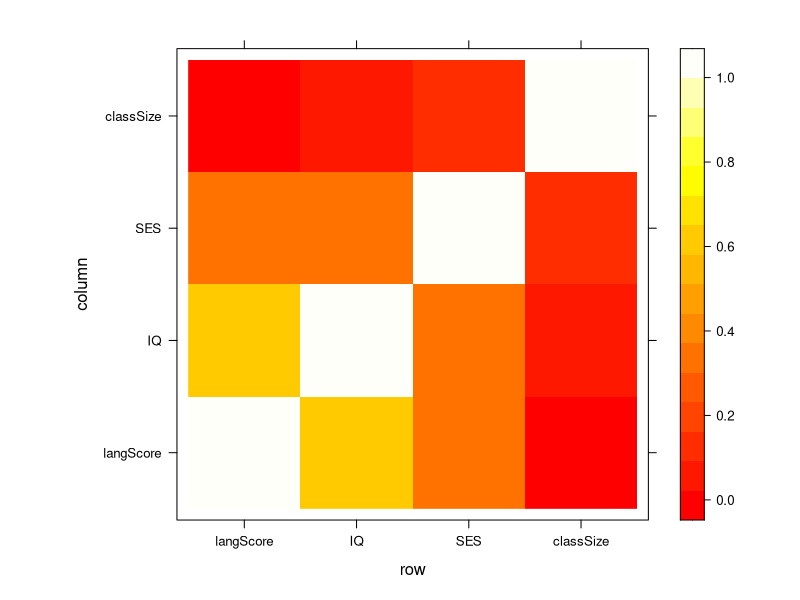

Write the R code that produced this figure. (Note: this script raises an error after producing the figure.)
## ---- chunk 1
library(MASS)
data(nlschools)
data(n) # use tab-complete to see details
df = data.frame(nlschools)
str(df)
# is everything factored correctly?
## ---- chunk 2
df_corr = data.frame(cbind(df$lang, df$IQ, df$SES, df$GS))
colnames(df_corr) = c("langScore", "IQ", "SES", "classSize")
z <- cor(df_corr)

require(lattice)
levelplot(z, panel = panel.levelplot.raster, par.settings = list(regions = list(col = heat.colors(100))))
## ---- chunk 3
library(lme4)
rs0 = lm(lang ~ scale(IQ, scale=FALSE), data = df)
summary(rs0)
rs1 = lmer(lang ~ scale(IQ, scale=FALSE) + (1|class), data = df)
summary(rs1)
rs2 = lmer(lang ~ scale(IQ, scale=FALSE) + (1 + IQ |class), data = df)

# test models..
anova(rs0, rs1)
anova(rs1, rs2)

# or manually!
dev1 = -2*as.numeric(logLik(rs0))
dev2 = -2*as.numeric(logLik(rs1))

# get chisq p-stat (since diff in deviance has chi-sq distribution)
diff = dev1-dev2; diff
4 - length(rs0$coefficients)
pchisq(diff, df=2, lower.tail=FALSE)

summary(rs2)
coef(rs2)
## ---- chunk 4
rs3 = lmer(lang ~ scale(IQ, scale=FALSE) + scale(SES, scale=FALSE) + (1 |class), data = df)
summary(rs3)
## ---- chunk 5
with(df, coplot(lang ~ scale(IQ, scale = FALSE) | scale(SES, scale = FALSE), number = 3, rows = 1, overlap=0))

with(df, coplot(lang ~ scale(SES, scale = FALSE) | scale(IQ, scale = FALSE), number = 3, rows = 1, overlap=0))


rs3_inter = lmer(lang ~ scale(IQ) * scale(SES) + (1 |class), data = df)
summary(rs3_inter)

# Look into this interaction some more!
# Simple slope at scale(SES) + 1SD
rs3_hiSES = lmer(lang ~ scale(IQ) * I(scale(SES) - 1) + (1 |class), data = df)
summary(rs3_hiSES)

rs3_loSES = lmer(lang ~ scale(IQ) * I(scale(SES) + 1) + (1 |class), data = df)
summary(rs3_loSES)

ggplot(df, 
       aes(x=scale(IQ), 
           y=SES)) +  # Adding color
  geom_point(shape=1) +  
  theme_bw() + 
  # effect of IQ @mean SES
  geom_abline(aes(intercept=40.7814, slope=4.6214), colour='black') +
  # effect of IQ on  @+1SD SES
  geom_abline(aes(intercept=42.6243, slope=4.2792), colour='green') +
  # effect of IQ on  @-1SD SES
  geom_abline(aes(intercept=38.9386, slope=4.9637), colour='red')+
  ggtitle('Interaction between SES and IQ on Language Test Scores')
## ---- chunk 6
df$COMB_fac = factor(df$COMB)
levels(df$COMB_fac)

rs4 = lmer(lang ~  COMB_fac + (1 |class), data = df)
summary(rs4)

contrasts(df$COMB_fac) = c(1, -1)
#contrasts(df$COMB_fac) = c(-1, 1)
#contrasts(df$COMB_fac) = c(0, 1)
contrasts(df$COMB_fac)
rs4_v2 = lmer(lang ~  COMB_fac + (1 |class), data = df)
summary(rs4)

plot(lang ~  COMB_fac, data=df)
aggregate(lang ~ COMB_fac, data=df, mean)
## ---- chunk 7
tb = table(df$class)
tb
chisq.test(tb)
## ---- chunk 8
tb = table(df$COMB)
tb
chisq.test(tb)
prop.table(tb)
## ---- chunk 9
rs_glm = glmer(COMB ~ scale(SES) + (1 | class), family='binomial', data = df)
rs2_glm = glmer(COMB ~ scale(SES) + (1 + SES | class), family='binomial', data = df)
anova(rs_glm, rs2_glm)
summary(rs2_glm)
## ---- chunk 10
quantpf3 = quantile(df$SES, probs = c(0.34, 0.66))

df$SEScat = findInterval(df$SES, quantpf3)
df$SEScat  <- factor(df$SEScat , labels = c("LoSES", "MidSES", "HiSES"))
table(df$SEScat)

aggregate(SES ~ df$SEScat, data=df, mean)
## ---- chunk 11
tb = table(df$COMB, df$SEScat)
tb
chisq.test(tb)

prop.table(tb)
addmargins(tb)

# % of kids in non-combined class by SES category
316/467
586/807
756/1013
